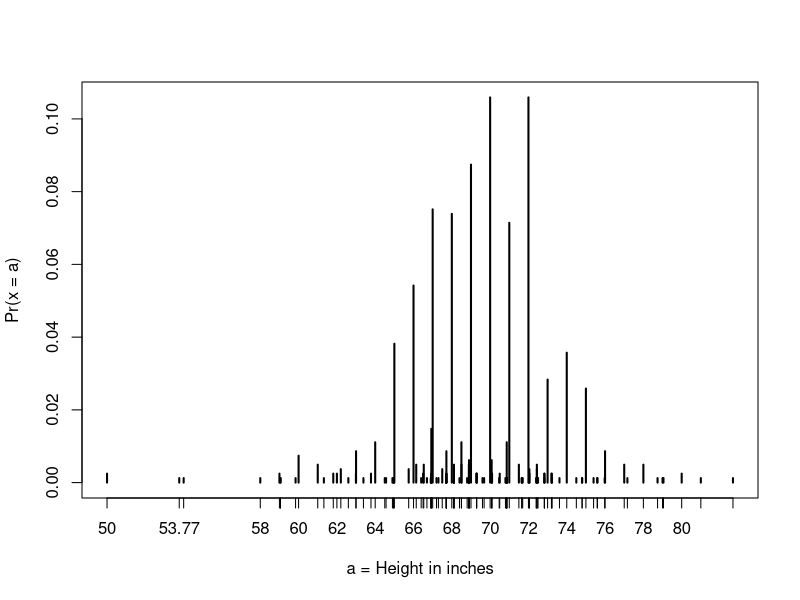
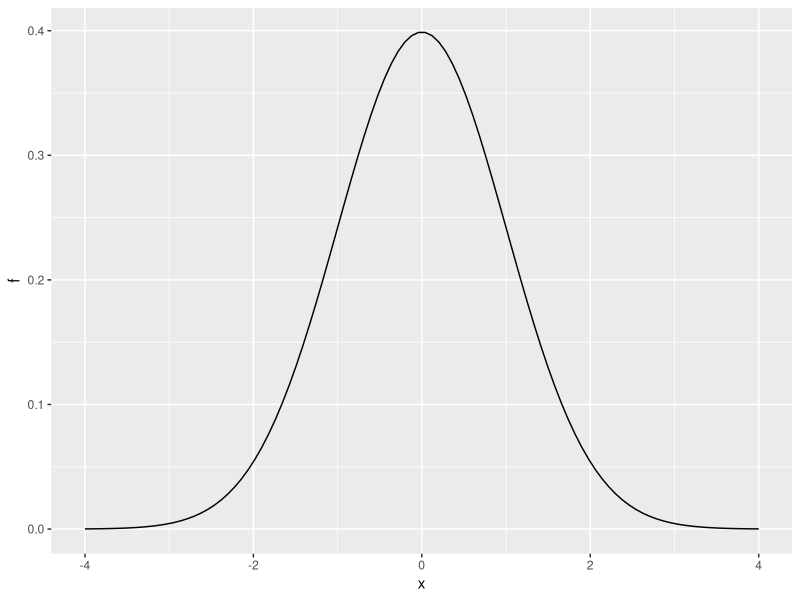
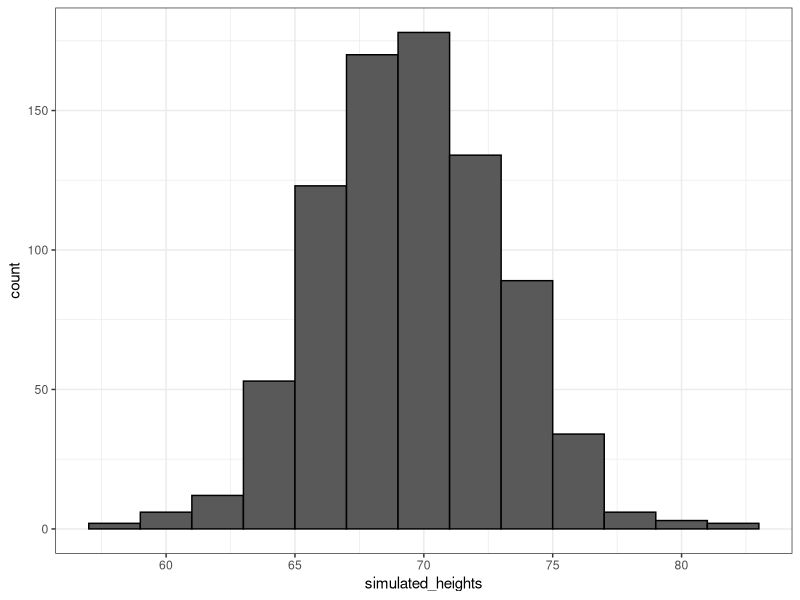
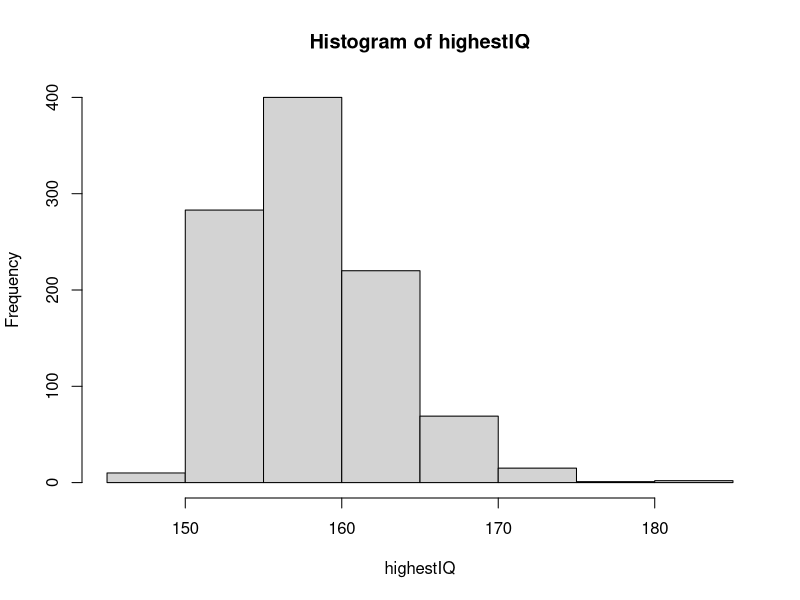

Generate these figures, in order, with R:
#PROBABILIDAD CONTINUA (NO DISCRETA)

library(tidyverse)
library(dslabs)
data(heights)
x <- heights %>% filter(sex=="Male") %>% pull(height)
x

F <- function(a) mean(x <= a)
1 - F(70.5)    # probability of male taller than 70 inches

F(70)-F(50)

1 - pnorm(70.5, mean(x), sd(x))


# plot distribution of exact heights in data
plot(prop.table(table(x)), xlab = "a = Height in inches", ylab = "Pr(x = a)")

# probabilities in actual data over length 1 ranges containing an integer
mean(x <= 68.5) - mean(x <= 67.5)
mean(x <= 69.5) - mean(x <= 68.5)
mean(x <= 70.5) - mean(x <= 69.5)

# probabilities in normal approximation match well
pnorm(68.5, mean(x), sd(x)) - pnorm(67.5, mean(x), sd(x))
pnorm(69.5, mean(x), sd(x)) - pnorm(68.5, mean(x), sd(x))
pnorm(70.5, mean(x), sd(x)) - pnorm(69.5, mean(x), sd(x))

# probabilities in actual data over other ranges don't match normal approx as well
mean(x <= 70.9) - mean(x <= 70.1)
pnorm(70.9, mean(x), sd(x)) - pnorm(70.1, mean(x), sd(x))

x <- seq(-4, 4, length = 100)
data.frame(x, f = dnorm(x)) %>%
  ggplot(aes(x, f)) +
  geom_line()

#Una base de datos que se ve igual a nuestra base de datos.
x <- heights %>% filter(sex == "Male") %>% .$height
n <- length(x)
avg <- mean(x)
s <- sd(x)
simulated_heights <- rnorm(n, avg, s)
ds_theme_set()
data.frame(simulated_heights=simulated_heights) %>% ggplot(aes(simulated_heights)) +
  geom_histogram(col = "black", binwidth = 2)

#Probabilidad de que de 800 personas el mas alto mida mas de 7 pies.
B <- 10000
tallest <- replicate(B, {
  simulated_data <- rnorm(800, avg, s)
  max(simulated_data)
})
mean(tallest >= 7*12)

# R uses a convention that lets us remember the names of these functions.
# Namely, using the letters d for density, q
# for quantile, p for probability density function, and r for random.

#norm is the shorthand for normal distribution.
#t is the shorthand of student's t distribution.
#dt es la funcion de densidad para una distribucion t de student.

#La altura de una persona en el percentil 99 o en el 1 se calcula asi
qnorm(.99, avg, s)
qnorm(.01, avg, s)

# The variable `B` specifies the number of times we want the simulation to run.
B <- 1000

# Use the `set.seed` function to make sure your answer matches the expected result after random number generation.
set.seed(1)

# Create an object called `highestIQ` that contains the highest IQ score from each random distribution of 10,000 people.
highestIQ <- replicate(B, {
  grupo <- rnorm(10000, 100, 15)
  max(grupo)
})

# Make a histogram of the highest IQ scores.
hist(highestIQ)
